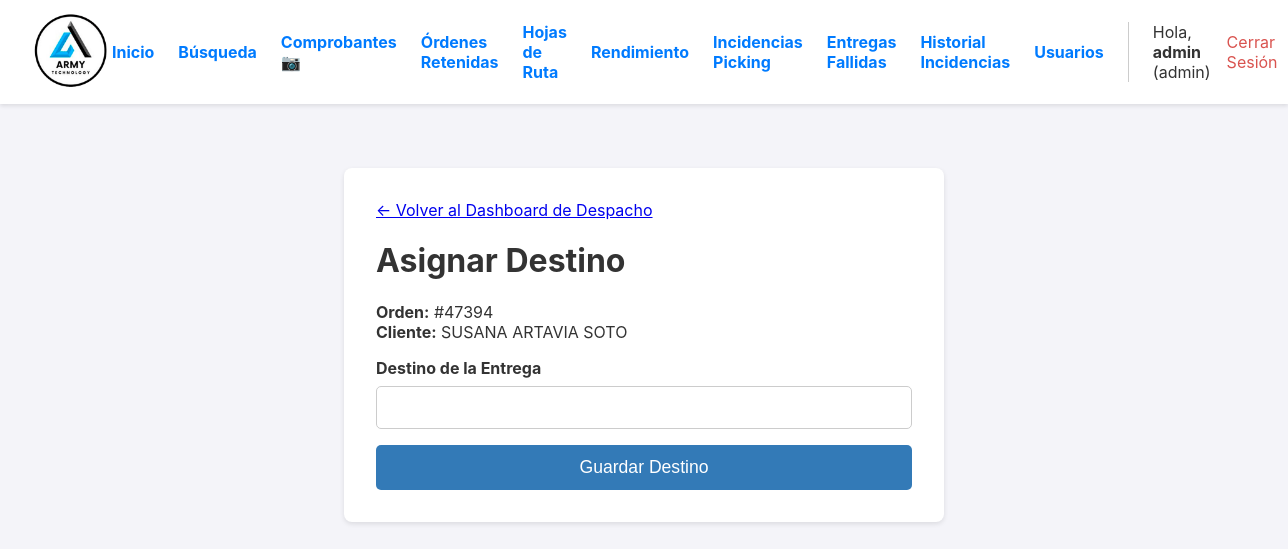
/orden/3/asignar-destino (signed in), run on an earlier commit of the app's database.
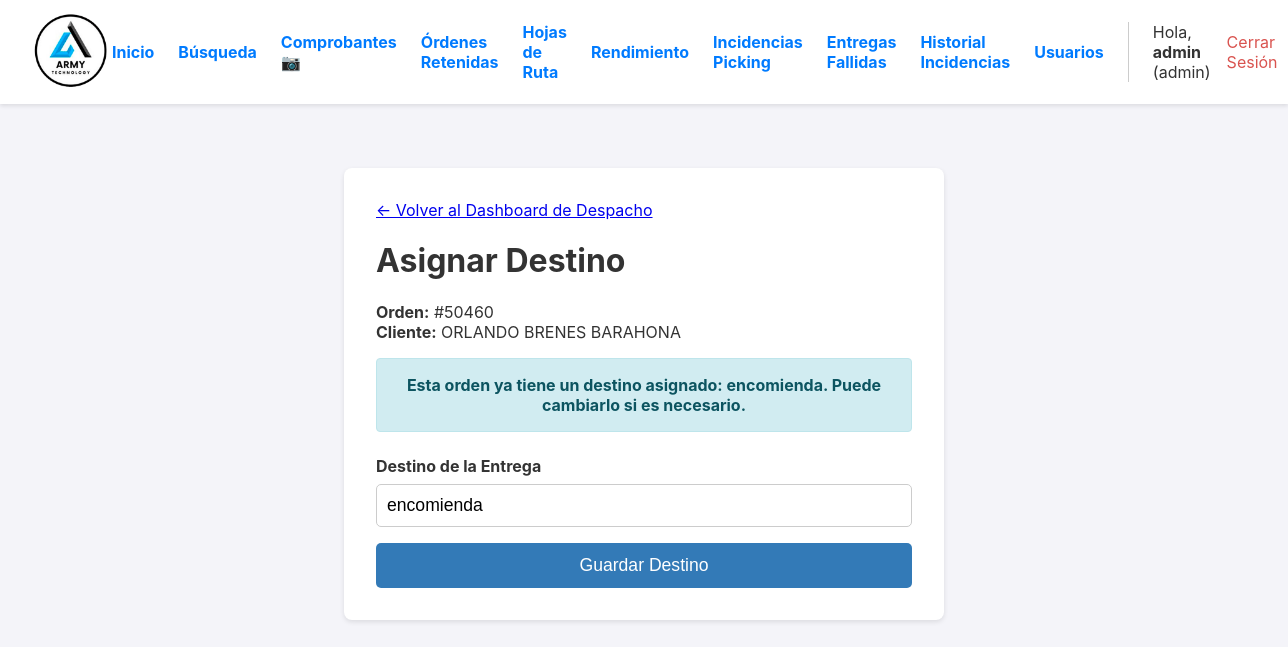
And on a later commit of the database.
### app.py (models this page shows, shortened)
class Orden(db.Model):
    id = db.Column(db.Integer, primary_key=True)
    numero_pedido = db.Column(db.String(50), unique=True, nullable=False)
    cliente_nombre = db.Column(db.String(200), nullable=False)
    cliente_direccion = db.Column(db.String(300), nullable=True)
    estado = db.Column(db.String(30), nullable=False, default='PENDIENTE')
    fecha_creacion = db.Column(db.DateTime, nullable=False, default=datetime.datetime.utcnow)
    lote_id = db.Column(db.Integer, db.ForeignKey('lote_picking.id'), nullable=True)
    items = db.relationship('ItemOrden', backref='orden', lazy=True, cascade="all, delete-orphan")
    fecha_inicio_picking = db.Column(db.DateTime, nullable=True)
    fecha_fin_picking = db.Column(db.DateTime, nullable=True)
    fecha_fin_packing = db.Column(db.DateTime, nullable=True)
    fecha_despacho = db.Column(db.DateTime, nullable=True)
    packer_id = db.Column(db.Integer, db.ForeignKey('user.id', ondelete='SET NULL'), nullable=True)
    packer = db.relationship('User', foreign_keys=[packer_id])
    devolucion_confirmada = db.Column(db.Boolean, default=False, nullable=False)
    bultos = db.relationship('Bulto', backref='orden', cascade="all, delete-orphan")
    hoja_de_ruta_id = db.Column(db.Integer, db.ForeignKey('hoja_de_ruta.id'), nullable=True)
    destino_id = db.Column(db.Integer, db.ForeignKey('destino.id'), nullable=True)
    destino = db.relationship('Destino', backref='ordenes')
    guia_encomienda = db.Column(db.String(100), nullable=True)
    nota_entrega = db.Column(db.Text, nullable=True)
    fecha_entrega_final = db.Column(db.DateTime, nullable=True)
    nota_bodega = db.Column(db.Text, nullable=True)
    foto_guia_url = db.Column(db.String(500), nullable=True)

class Destino(db.Model):
    id = db.Column(db.Integer, primary_key=True)
    nombre = db.Column(db.String(200), unique=True, nullable=False)

### app.py (the view, shortened to what this page needs)
@app.route('/orden/<int:orden_id>/asignar-destino', methods=['GET', 'POST'])
@login_required
@logistica_required
def asignar_destino(orden_id):
    orden = db.get_or_404(Orden, orden_id)
    return render_template('asignar_destino.html', orden=orden)

### app.py (called while the page is built)
def logistica_required(f):
    @wraps(f)
    def decorated_function(*args, **kwargs):
        if not current_user.is_authenticated or current_user.role not in ['admin', 'operario', 'garantias']:
            flash('Se requiere rol de Administrador, Operario o Garantías para acceder a esta página.', 'error')
            return redirect(url_for('dashboard'))
        return f(*args, **kwargs)
    return decorated_function

@login_manager.user_loader
def load_user(user_id):
    return db.session.get(User, int(user_id))

### templates/asignar_destino.html (shortened to what this page needs)
{% extends "layout.html" %}
{% block content %}
<div class="form-container">
    <a href="{{ url_for('dashboard_despacho') }}" class="back-link">← Volver al Dashboard de Despacho</a>
    <h1>Asignar Destino</h1>
    <p><strong>Orden:</strong> #{{ orden.numero_pedido }}<br>
       <strong>Cliente:</strong> {{ orden.cliente_nombre }}</p>
    {% if orden.destino %}
        <div class="flash flash-info">
            Esta orden ya tiene un destino asignado: <strong>{{ orden.destino.nombre }}</strong>. Puede cambiarlo si es necesario.
        </div>
    {% endif %}
    <form method="POST">
        <div class="form-group">
            <label for="destino-input">Destino de la Entrega</label>
            <input type="text" id="destino-input" name="destino" list="destinos-list" required autocomplete="off" value="{{ orden.destino.nombre if orden.destino else '' }}">
        </div>
        <button type="submit" class="submit-btn">Guardar Destino</button>
    </form>
</div>
{% endblock %}

What changed in the data, as far as the page shows it:
changed Orden: numero_pedido "47394" → "50460"; cliente_nombre "SUSANA ARTAVIA SOTO" → "ORLANDO BRENES BARAHONA"
added Destino: destino.nombre "encomienda", destino "encomienda"
Also different on the page:
text now shown: "Esta orden ya tiene un destino asignado: . Puede cambiarlo si es necesario."
